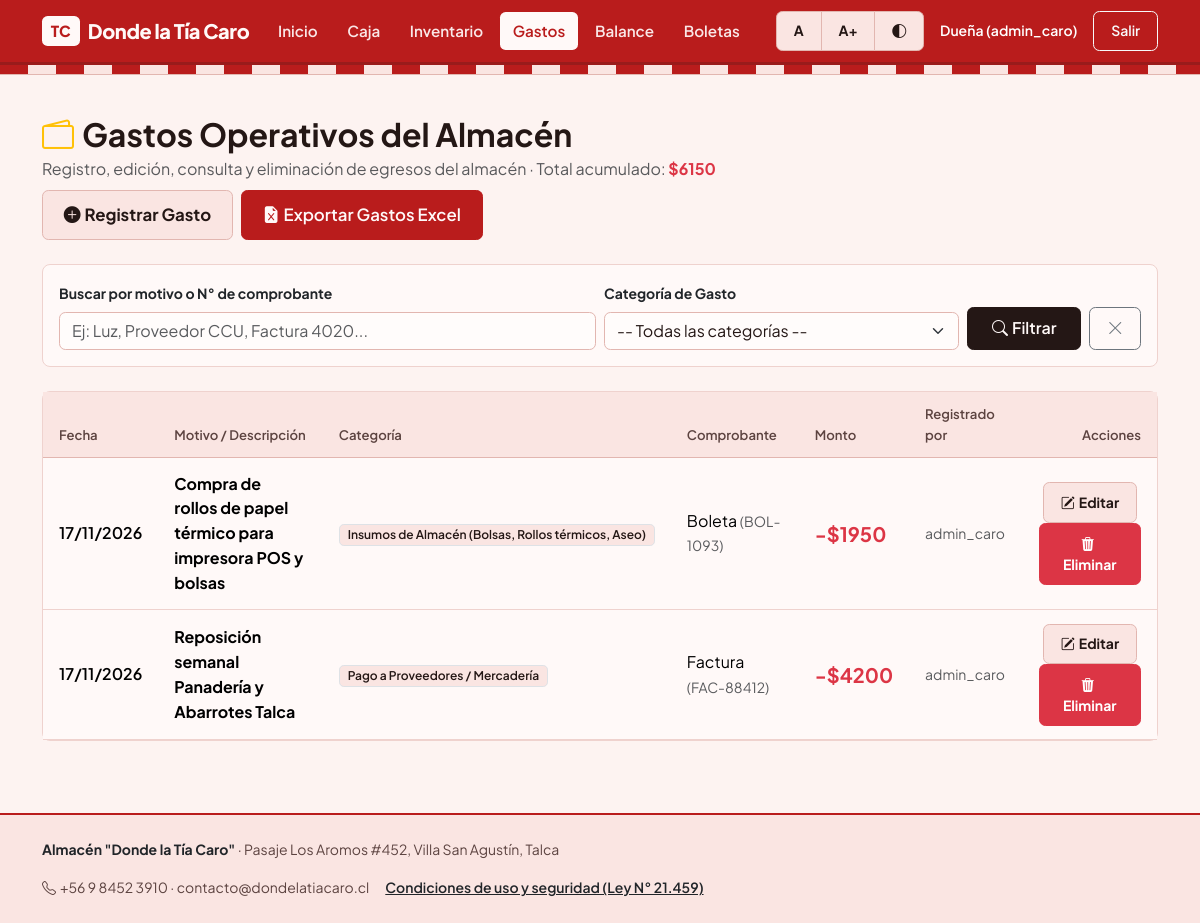
Screenshot of /gastos/ (signed in) with the database file from the repository.
### productos/models.py (models this page shows, shortened)
class Gasto(models.Model):
    CATEGORIA_GASTO_CHOICES = [
        ('proveedores', 'Pago a Proveedores / Mercadería'),
        ('servicios', 'Servicios Básicos (Luz, Agua, Internet)'),
        ('insumos', 'Insumos de Almacén (Bolsas, Rollos térmicos, Aseo)'),
        ('mantencion', 'Mantención y Reparaciones'),
        ('otros', 'Otros Gastos Operativos'),
    ]
    COMPROBANTE_CHOICES = [
        ('boleta', 'Boleta'),
        ('factura', 'Factura'),
        ('recibo', 'Comprobante Interno / Recibo'),
    ]
    fecha = models.DateField()
    categoria = models.CharField(
        max_length=30,
        choices=CATEGORIA_GASTO_CHOICES,
        default='proveedores'
    )
    tipo_comprobante = models.CharField(
        max_length=20,
        choices=COMPROBANTE_CHOICES,
        default='boleta'
    )
    nro_comprobante = models.CharField(max_length=50, blank=True, default='')
    motivo = models.CharField(max_length=150)
    monto = models.DecimalField(
        max_digits=12,
        decimal_places=2,
        validators=[MinValueValidator(1)]
    )
    usuario = models.ForeignKey(
        settings.AUTH_USER_MODEL,
        on_delete=models.SET_NULL,
        null=True,
        blank=True
    )
    creado_en = models.DateTimeField(auto_now_add=True)

### productos/views.py (the view)
# urls.py: path('gastos/', views.gasto_list, name='gasto_list'),
@login_required
@user_passes_test(es_admin, login_url='inicio')
def gasto_list(request, gasto_form=None, gasto_editar=None, gasto_edit_form=None, modal_activo=None):
    q = request.GET.get('q', '').strip()
    categoria = request.GET.get('categoria', '').strip()
    gastos = Gasto.objects.select_related('usuario').order_by('-fecha', '-id')
    if q:
        gastos = gastos.filter(Q(motivo__icontains=q) | Q(nro_comprobante__icontains=q))
    if categoria:
        gastos = gastos.filter(categoria=categoria)
    total_gastos = gastos.aggregate(s=Sum('monto'))['s'] or Decimal('0.00')
    if gasto_form is None:
        gasto_form = GastoForm(initial={'fecha': timezone.localdate()})
    return render(request, 'gastos/list.html', {
        'gastos': gastos,
        'total_gastos': total_gastos,
        'q': q,
        'categoria_sel': categoria,
        'categorias_gasto': Gasto.CATEGORIA_GASTO_CHOICES,
        'form': gasto_form,
        'gasto_editar': gasto_editar,
        'gasto_edit_form': gasto_edit_form,
        'modal_activo': modal_activo,
    })

### productos/forms.py (shortened to what this page needs)
class GastoForm(forms.ModelForm):
    class Meta:
        model = Gasto
        fields = [
            'fecha',
            'categoria',
            'tipo_comprobante',
            'nro_comprobante',
            'motivo',
            'monto',
        ]
        widgets = {
            'fecha': forms.DateInput(attrs={
                'class': 'form-control',
                'type': 'date'
            }),
            'categoria': forms.Select(attrs={
                'class': 'form-select'
            }),
            'tipo_comprobante': forms.Select(attrs={
                'class': 'form-select'
            }),
            'nro_comprobante': forms.TextInput(attrs={
                'class': 'form-control',
                'placeholder': 'Ej: Factura #45920'
            }),
            'motivo': forms.TextInput(attrs={
                'class': 'form-control',
                'placeholder': 'Descripción del gasto'
            }),
            'monto': forms.NumberInput(attrs={
                'class': 'form-control',
                'min': '1',
                'step': '1',
                'placeholder': 'Ej: 25000'
            }),
        }

### productos/views.py (called while the page is built)
def es_admin(user):
    return user.is_authenticated and (user.is_staff or user.is_superuser)

### templates/gastos/list.html (shortened to what this page needs)
{% extends 'base.html' %}
{% block content %}
<div class="d-flex flex-wrap justify-content-between align-items-center gap-2 mb-4">
    <div>
        <h1 class="h2 fw-bold mb-1">
            <i class="bi bi-wallet2 text-warning me-2"></i>Gastos Operativos del Almacén
        </h1>
        <p class="text-muted mb-0">
            Registro, edición, consulta y eliminación de egresos del almacén · Total acumulado: <strong class="text-danger">${{ total_gastos|floatformat:0 }}</strong>
        </p>
    </div>
    <div class="d-flex gap-2">
        <button class="btn btn-warning btn-lg text-dark fw-bold shadow-sm" data-bs-toggle="modal" data-bs-target="#crearGasto">
            <i class="bi bi-plus-circle-fill me-1"></i>Registrar Gasto
        </button>
        <a href="{% url 'exportar_excel' 'gastos' %}" class="btn btn-success btn-lg shadow-sm">
            <i class="bi bi-file-earmark-excel-fill me-1"></i>Exportar Gastos Excel
        </a>
    </div>
</div>
<div class="card p-3 mb-4">
    <form method="GET" class="row g-2 align-items-end">
        <div class="col-md-6">
            <label class="form-label fw-bold small">Buscar por motivo o N° de comprobante</label>
            <input type="text" name="q" value="{{ q }}" class="form-control" placeholder="Ej: Luz, Proveedor CCU, Factura 4020...">
        </div>
        <div class="col-md-4">
            <label class="form-label fw-bold small">Categoría de Gasto</label>
            <select name="categoria" class="form-select">
                <option value="">-- Todas las categorías --</option>
            </select>
        </div>
        <div class="col-md-2 d-flex gap-2">
            <button type="submit" class="btn btn-dark w-100"><i class="bi bi-search me-1"></i>Filtrar</button>
            <a href="{% url 'gasto_list' %}" class="btn btn-outline-secondary"><i class="bi bi-x-lg"></i></a>
        </div>
    </form>
</div>
<div class="card">
    <div class="table-responsive">
        <table class="table table-hover align-middle mb-0">
            <thead class="table-light">
                <tr>
                    <th>Fecha</th>
                    <th>Motivo / Descripción</th>
                    <th>Categoría</th>
                    <th>Comprobante</th>
                    <th>Monto</th>
                    <th>Registrado por</th>
                    <th class="text-end">Acciones</th>
                </tr>
            </thead>
            <tbody>
                {% for g in gastos %}
                <tr>
                    <td class="fw-semibold">{{ g.fecha|date:"d/m/Y" }}</td>
                    <td class="fw-bold">{{ g.motivo }}</td>
                    <td><span class="badge bg-light text-dark border">{{ g.get_categoria_display }}</span></td>
                    <td>
                        {{ g.get_tipo_comprobante_display }}
                        {% if g.nro_comprobante %}<span class="text-muted small">({{ g.nro_comprobante }})</span>{% endif %}
                    </td>
                    <td class="fw-bold fs-5 text-danger">-${{ g.monto|floatformat:0 }}</td>
                    <td><span class="small text-muted">{{ g.usuario.username|default:"admin" }}</span></td>
                    <td class="text-end">
                        <button class="btn btn-sm btn-warning text-dark fw-bold me-1" data-bs-toggle="modal" data-bs-target="#editarGasto{{ g.id }}">
                            <i class="bi bi-pencil-square me-1"></i>Editar
                        </button>
                        <button class="btn btn-sm btn-danger fw-bold" data-bs-toggle="modal" data-bs-target="#eliminarGasto{{ g.id }}">
                            <i class="bi bi-trash3-fill me-1"></i>Eliminar
                        </button>
                    </td>
                </tr>
                {% empty %}
                <tr>
                    <td colspan="7" class="text-center py-4 text-muted">No hay gastos registrados con los filtros actuales.</td>
                </tr>
                {% endfor %}
            </tbody>
        </table>
    </div>
</div>
{% endblock %}

### templates/base.html (shortened to what this page needs)
{% load static %}
<!DOCTYPE html>
<html lang="es">
<head>
    <link href="{% static 'vendor/bootstrap.min.css' %}" rel="stylesheet">
    <link href="https://cdn.jsdelivr.net/npm/bootstrap-icons@1.11.3/font/bootstrap-icons.min.css" rel="stylesheet">
    <link rel="stylesheet" href="{% static 'css/base.css' %}">
</head>
<body>
    <nav class="navbar navbar-expand-lg navbar-dark navbar-tiacaro sticky-top">
        <div class="container">
            <a class="navbar-brand d-flex align-items-center gap-2" href="{% url 'inicio' %}">
                <span class="brand-mark">TC</span>
                <span>Donde la Tía Caro</span>
            </a>
            <div class="collapse navbar-collapse" id="menuPrincipal">
                <ul class="navbar-nav me-auto mb-2 mb-lg-0 gap-1">
                    <li class="nav-item">
                        <a class="nav-link {% if request.resolver_match.url_name == 'inicio' %}active{% endif %}" href="{% url 'inicio' %}">
                            Inicio
                        </a>
                    </li>
                    {% if user.is_authenticated %}
                    <li class="nav-item">
                        <a class="nav-link {% if 'carrito' in request.path %}active{% endif %}" href="{% url 'ver_carrito' %}">
                            Caja
                        </a>
                    </li>
                    {% if user.is_staff or user.is_superuser %}
                    <li class="nav-item">
                        <a class="nav-link {% if 'productos' in request.path or 'ofertas' in request.path %}active{% endif %}" href="{% url 'producto_list' %}">
                            Inventario
                        </a>
                    </li>
                    <li class="nav-item">
                        <a class="nav-link {% if 'gastos' in request.path %}active{% endif %}" href="{% url 'gasto_list' %}">
                            Gastos
                        </a>
                    </li>
                    <li class="nav-item">
                        <a class="nav-link {% if 'finanzas' in request.path %}active{% endif %}" href="{% url 'resumen_financiero' %}">
                            Balance
                        </a>
                    </li>
                    {% endif %}
                    <li class="nav-item">
                        <a class="nav-link {% if 'ventas' in request.path or 'boleta' in request.path %}active{% endif %}" href="{% url 'historial_boletas' %}">
                            Boletas
                        </a>
                    </li>
                    {% endif %}
                </ul>
                <div class="d-flex flex-wrap align-items-center gap-2">
                    <div class="btn-group btn-group-sm" role="group" aria-label="Tamaño de letra">
                        <button type="button" class="btn btn-light fw-bold" onclick="setFontScale(1)" title="Letra normal">A</button>
                        <button type="button" class="btn btn-light fw-bold" onclick="setFontScale(1.18)" title="Letra grande">A+</button>
                        <button type="button" class="btn btn-light fw-bold" onclick="toggleContrast()" title="Alto contraste">
                            <i class="bi bi-circle-half"></i>
                        </button>
                    </div>
                    {% if user.is_authenticated %}
                        <span class="text-white small fw-semibold px-2">
                            {% if user.is_superuser or user.is_staff %}Dueña ({{ user.username }}){% else %}Cajero ({{ user.username }}){% endif %}
                        </span>
                        <form method="POST" action="{% url 'logout' %}" class="m-0">
                            <button type="submit" class="btn btn-outline-light btn-sm">
                                Salir
                            </button>
                        </form>
                    {% else %}
                        <a href="{% url 'login' %}" class="btn btn-light btn-sm fw-bold">
                            Entrar
                        </a>
                    {% endif %}
                </div>
            </div>
        </div>
    </nav>
    <div class="toldo-stripes"></div>
    <main class="container my-4 flex-grow-1">
        {% block content %}
        {% endblock %}
    </main>
    <footer class="footer-tiacaro mt-5">
        <div class="container">
            <div class="d-flex flex-wrap justify-content-between align-items-center gap-3 small">
                <div>
                    <strong class="text-dark">Almacén "Donde la Tía Caro"</strong> · Pasaje Los Aromos #452, Villa San Agustín, Talca
                </div>
                <div class="d-flex flex-wrap align-items-center gap-3">
                    <span><i class="bi bi-telephone me-1"></i>+56 9 8452 3910 · contacto@dondelatiacaro.cl</span>
                    <a href="{% url 'seguridad_ley21459' %}" class="text-dark fw-semibold text-decoration-underline">
                        Condiciones de uso y seguridad (Ley N° 21.459)
                    </a>
                </div>
            </div>
        </div>
    </footer>
</body>
</html>

### static/css/base.css (style rules this page uses)
:root { --font-scale: 1; --brand-red: #b91c1c; --brand-red-dark: #991b1b; --brand-red-tint: #fce8e6; --brand-red-border: #f5c2be; --bg-page: #fdf3f1; --surface: #fff9f8; --surface-subtle: #fae5e2; --border-hairline: #efd2ce; --border-strong: #e2b6b0; --ink: #241715; --ink-secondary: #5c4340; --ink-muted: #846763; --ok-bg: #f0fdf4; --ok-text: #166534; --ok-border: #bbf7d0; }
html { font-size: calc(16px * var(--font-scale)); }
body { background-color: var(--bg-page); color: var(--ink); font-family: 'Plus Jakarta Sans', -apple-system, BlinkMacSystemFont, sans-serif; line-height: 1.55; min-height: 100vh; display: flex; flex-direction: column; -webkit-font-smoothing: antialiased; }
body:not(.high-contrast) .bg-light, body:not(.high-contrast) .table-light, body:not(.high-contrast) .table-light > th, body:not(.high-contrast) .table-light > td { background-color: var(--surface-subtle) !important; color: var(--ink) !important; }
.navbar-tiacaro { background-color: var(--brand-red); border-bottom: 3px solid var(--brand-red-dark); padding: 0.65rem 0; }
.navbar-tiacaro .navbar-brand { color: var(--surface) !important; font-weight: 800; letter-spacing: -0.02em; font-size: 1.25rem; }
.navbar-tiacaro .brand-mark { background-color: var(--surface); color: var(--brand-red); font-weight: 800; padding: 0.2rem 0.55rem; border-radius: 0.35rem; font-size: 0.95rem; letter-spacing: 0.02em; }
.navbar-tiacaro .nav-link { color: rgba(255, 249, 248, 0.92) !important; font-weight: 600; font-size: 0.95rem; padding: 0.45rem 0.8rem !important; border-radius: 0.35rem; }
.navbar-tiacaro .nav-link:hover, .navbar-tiacaro .nav-link.active { background-color: var(--surface); color: var(--brand-red) !important; }
.card { background-color: var(--surface); border: 1px solid var(--border-hairline); border-radius: 0.5rem; box-shadow: none !important; }
.btn { font-weight: 600; padding: 0.55rem 1.05rem; border-radius: 0.4rem; box-shadow: none !important; }
.btn-lg { font-size: 1.05rem; padding: 0.7rem 1.3rem; }
.btn-primary, .btn-success { background-color: var(--brand-red) !important; border-color: var(--brand-red) !important; color: var(--surface) !important; }
.btn-dark { background-color: var(--ink) !important; border-color: var(--ink) !important; color: var(--surface) !important; }
.btn-warning, .btn-info, .btn-light { background-color: var(--surface-subtle) !important; border: 1px solid var(--border-strong) !important; color: var(--ink) !important; }
.table { margin-bottom: 0; color: var(--ink); --bs-table-bg: var(--surface); --bs-table-hover-bg: var(--surface-subtle); }
.table thead th { background-color: var(--surface-subtle) !important; color: var(--ink-secondary); font-size: 0.82rem; font-weight: 600; border-bottom: 1px solid var(--border-strong); padding: 0.75rem 1rem; }
.table tbody td { background-color: var(--surface); padding: 0.85rem 1rem; border-bottom: 1px solid var(--border-hairline); }
.badge { font-weight: 600; border-radius: 0.3rem; padding: 0.35em 0.65em; }
.badge.bg-primary, .badge.bg-info, .badge.bg-secondary, .badge.bg-light { background-color: var(--surface-subtle) !important; color: var(--ink) !important; border: 1px solid var(--border-strong); }
.toldo-stripes { height: 10px; background: repeating-linear-gradient( 90deg, #b91c1c, #b91c1c 28px, #fae5e2 28px, #fae5e2 56px ); border-bottom: 1px solid var(--border-strong); }
.form-control, .form-select { background-color: #fffcfb; border: 1px solid var(--border-strong); border-radius: 0.4rem; color: var(--ink); }
footer.footer-tiacaro { margin-top: auto; background-color: var(--surface-subtle); color: var(--ink-secondary); border-top: 2px solid var(--brand-red); padding: 1.5rem 0; }

### rows the page displays
Gasto: fecha "17/11/2026", motivo "Compra de rollos de papel térmico para impresora POS y bolsas", categoria "Insumos de Almacén (Bolsas, Rollos térmicos, Aseo)", tipo_comprobante "Boleta", nro_comprobante "BOL-1093", monto "1950", usuario.username "admin_caro"
Gasto: fecha "17/11/2026", motivo "Reposición semanal Panadería y Abarrotes Talca", categoria "Pago a Proveedores / Mercadería", tipo_comprobante "Factura", nro_comprobante "FAC-88412", monto "4200", usuario.username "admin_caro"

### other values shown
{{ user.username }} "admin_caro"
{{ total_gastos|floatformat:0 }} "6150"
